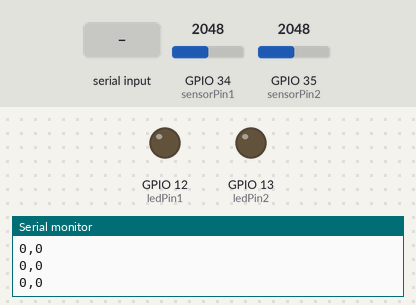
This sketch was run on a simulated ESP32. On the bench: output pins drawn as LEDs (lit = HIGH), the last lines printed to the serial monitor. Inputs (shaded band) come from the test bench; at power-on: GPIO 34 (sensorPin1) = 2048, GPIO 35 (sensorPin2) = 2048.

Above: at 1.4 s.
1.5 s: "H" received over Serial
At 1.9 s:
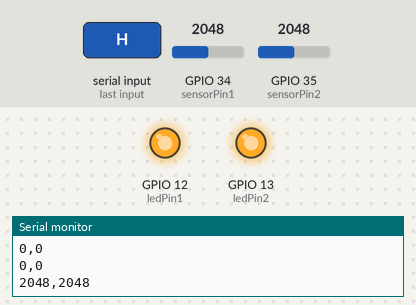
3.0 s: "L" received over Serial
At 4.2 s:
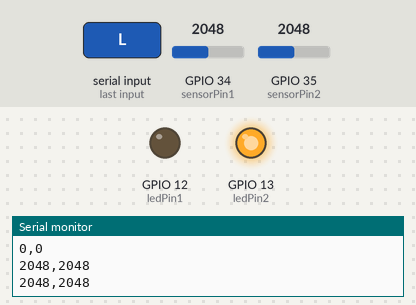
Timing chart, 0 to 6.0 s (numbered marks = the images above; inputs shaded):
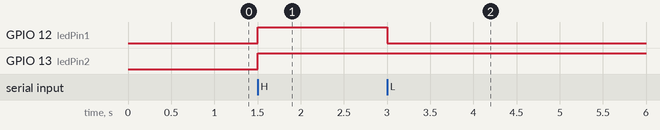

The sketch:

SS9_SerialHandshaking.ino
```cpp
const int ledPin1 = 12;
const int ledPin2 = 13;
const int sensorPin1 = 34;
const int sensorPin2 = 35;

void setup() {
  Serial.begin(115200);
  pinMode(ledPin1, OUTPUT);
  pinMode(ledPin2, OUTPUT);

  establishContact();
}

void loop() {
  if (Serial.available() > 0) {
    int inByte = Serial.read();

    int val1 = analogRead(sensorPin1);
    int val2 = analogRead(sensorPin2);

    Serial.print(val1);
    Serial.print(",");
    Serial.println(val2);

    if (inByte == 'H') digitalWrite(ledPin1, HIGH);
    if (inByte == 'L') digitalWrite(ledPin1, LOW);

    digitalWrite(ledPin2, (val1 > 2000) ? HIGH : LOW);
  }
}

void establishContact() {
  while (Serial.available() <= 0) {
    Serial.println("0,0");
    delay(300);
  }
}
```

Measured:
- after the input at 1.5 s, GPIO 12 (ledPin1), GPIO 13 (ledPin2): LOW → HIGH at once
- after the input at 3.0 s, GPIO 12 (ledPin1): HIGH → LOW at once
